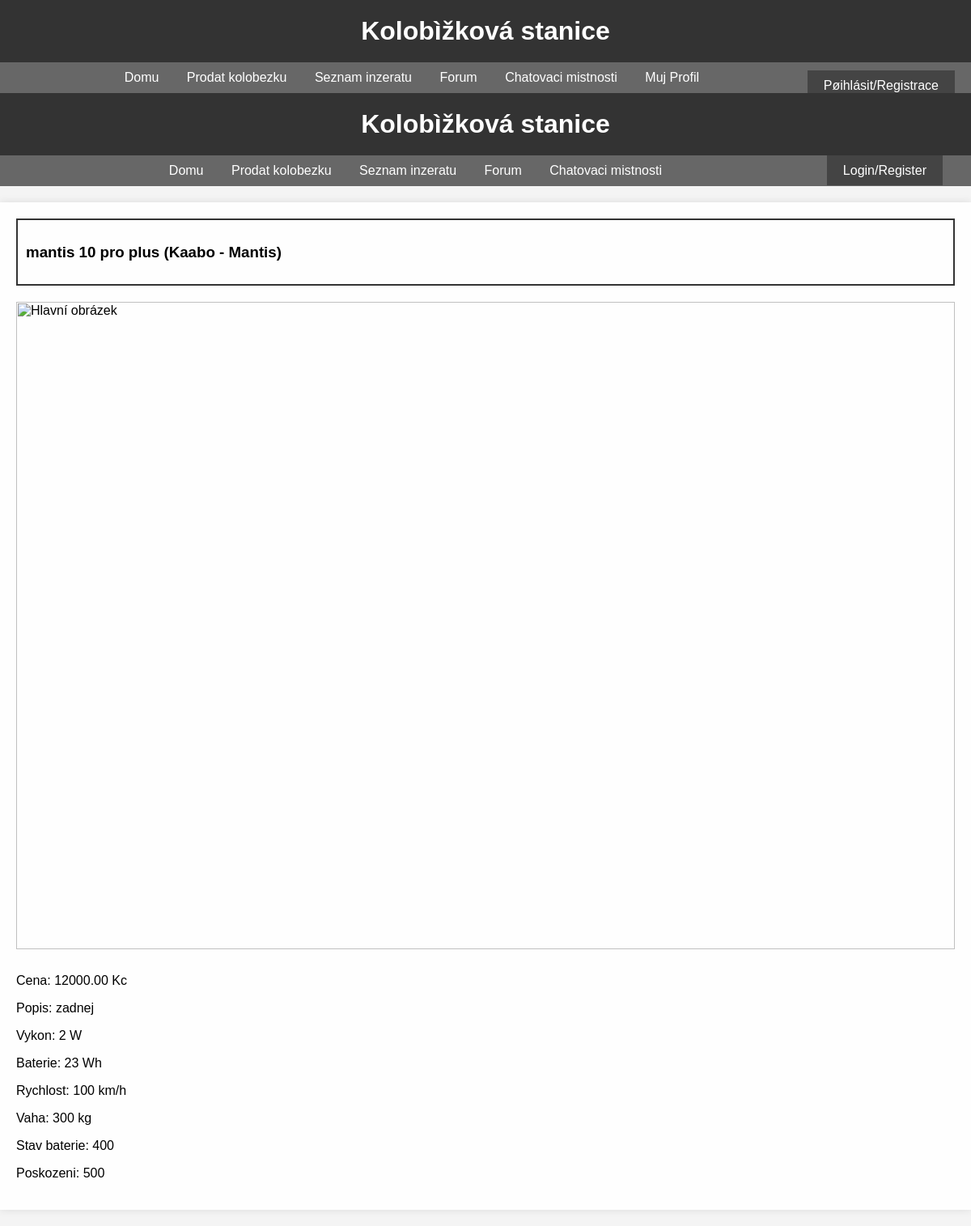
Page /ad.php?id=3 on the committed database.
### tables this page shows
CREATE TABLE `ads` (
  `id` int(11) NOT NULL,
  `user_id` int(11) NOT NULL,
  `name` varchar(255) NOT NULL,
  `price` decimal(10,2) NOT NULL,
  `description` text DEFAULT NULL,
  `manufacturer_id` int(11) NOT NULL,
  `model_id` int(11) NOT NULL,
  `performance` int(11) NOT NULL,
  `battery` int(11) NOT NULL,
  `speed` int(11) NOT NULL,
  `weight` int(11) NOT NULL,
  `battery_condition` varchar(255) NOT NULL,
  `damage` varchar(255) NOT NULL,
  `image` varchar(255) DEFAULT NULL,
  `additional_images` text DEFAULT NULL
);

CREATE TABLE `manufacturers` (
  `id` int(11) NOT NULL,
  `name` varchar(255) NOT NULL
);

CREATE TABLE `models` (
  `id` int(11) NOT NULL,
  `manufacturer_id` int(11) NOT NULL,
  `model_name` varchar(255) NOT NULL
);

### ad.php (the view, shortened to what this page needs)
<?php
include_once 'common.php';
include_once 'header.php';
$ad_id = intval($_GET['id']);
$stmt = $conn->prepare("SELECT ads.*, manufacturers.name AS manufacturer, models.model_name AS model FROM ads JOIN manufacturers ON ads.manufacturer_id = manufacturers.id JOIN models ON ads.model_id = models.id WHERE ads.id = ?");
$stmt->bind_param("i", $ad_id);
$stmt->execute();
$ad = $stmt->get_result()->fetch_assoc();
$images = [];
?>
<!DOCTYPE html>
<html lang="cs">
<head>
</head>
<body>
    <div class="container">
        <div class="ad-title">
            <h3><?php echo htmlspecialchars($ad['name']); ?> (<?php echo htmlspecialchars($ad['manufacturer']); ?> - <?php echo htmlspecialchars($ad['model']); ?>)</h3>
        </div>
        <div>
            <img id="main-image" src="<?php echo htmlspecialchars($images[0]); ?>" alt="Hlavní obrázek" class="main-image">
        </div>
        <div class="details">
            <p>Cena: <?php echo htmlspecialchars($ad['price']); ?> Kc</p>
            <p>Popis: <?php echo htmlspecialchars($ad['description']); ?></p>
            <p>Vykon: <?php echo htmlspecialchars($ad['performance']); ?> W</p>
            <p>Baterie: <?php echo htmlspecialchars($ad['battery']); ?> Wh</p>
            <p>Rychlost: <?php echo htmlspecialchars($ad['speed']); ?> km/h</p>
            <p>Vaha: <?php echo htmlspecialchars($ad['weight']); ?> kg</p>
            <p>Stav baterie: <?php echo htmlspecialchars($ad['battery_condition']); ?></p>
            <p>Poskozeni: <?php echo htmlspecialchars($ad['damage']); ?></p>
        </div>
    </div>
</body>
</html>

### header.php (style rules this page uses)
body { font-family: Arial, sans-serif; background-color: #f4f4f4; margin: 0; padding: 0; background-image: url('pozadi/pozadi1.PNG'); background-size: cover; background-repeat: no-repeat; background-position: center; }

### ad.php (style rules this page uses)
body { font-family: Arial, sans-serif; background-color: #f4f4f4; margin: 0; padding: 0; }
.container { max-width: 800px; margin: 20px auto; padding: 20px; background-color: white; box-shadow: 0 0 10px rgba(0, 0, 0, 0.1); }
.ad-title { border: 2px solid #333; padding: 10px; margin-bottom: 20px; }
.main-image { width: 100%; height: auto; }
.details { margin-top: 20px; }

### common.php (style rules this page uses)
body { font-family: Arial, sans-serif; background-color: #f4f4f4; margin: 0; padding: 0; background-image: url('pozadi/pozadi1.PNG'); background-size: cover; background-repeat: no-repeat; background-position: center; }
.container { max-width: 1200px; margin: 20px auto; padding: 20px; background-color: rgba(255, 255, 255, 0.9); box-shadow: 0 0 10px rgba(0, 0, 0, 0.1); }

### rows in the picture
ads: name "mantis 10 pro plus", manufacturer.name "Kaabo", model.model_name "Mantis", price "12000.00", description "zadnej", performance "2", battery "23", speed "100", weight "300", battery_condition "400", damage "500"
